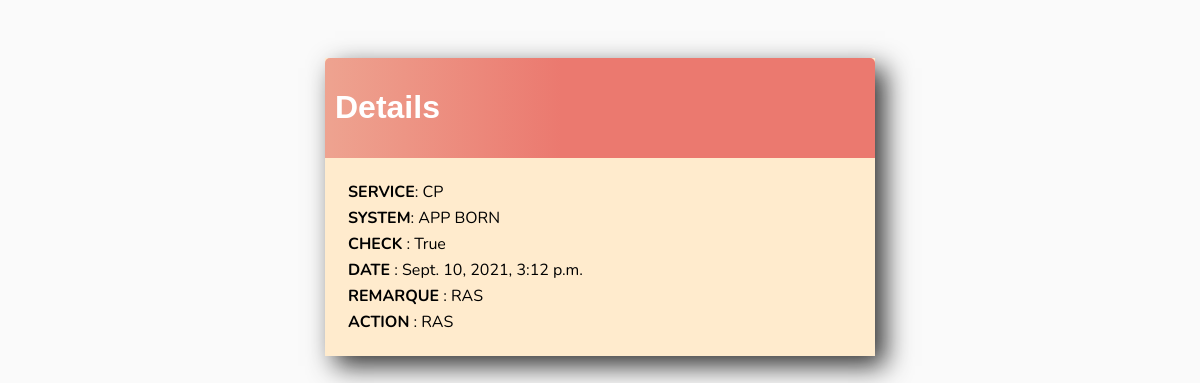
The app's page /task/9/ (signed in), older data.
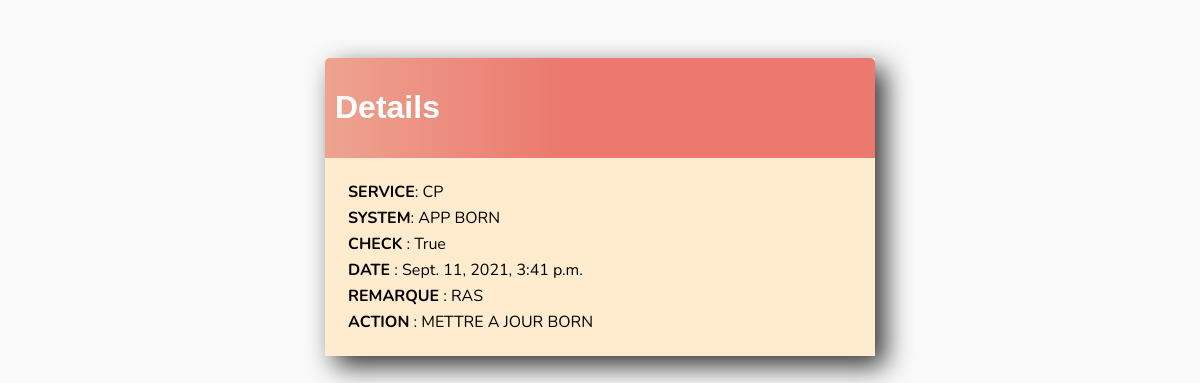
The same page, newer data.
### base/models.py (models this page shows, shortened)
class Task(models.Model):
    user = models.ForeignKey(User,on_delete=models.CASCADE,null=True,blank=True)
    systeme =models.CharField(max_length=50,null=True,blank=True)
    service = models.CharField(max_length=50,null=True,blank=True)
    check = models.BooleanField(default=False)
    create = models.DateTimeField(auto_now=True)
    action = models.TextField(max_length=200,null=True,blank=True)
    remarque = models.TextField(max_length=200,null=True,blank=True)
    class Meta:
        ordering = ['check']

### base/views.py (the view)
# urls.py: path('task/<int:pk>/', TaskDetail.as_view(),name='detail'),
class TaskDetail(LoginRequiredMixin,DetailView):
    model = Task
    context_object_name = 'detail'
    template_name='base/detail.html'  #pour que django prend en compte le nom fichier html

### base/templates/base/detail.html (shortened to what this page needs)
{% extends 'base/main.html' %}
{% block content%}
<div class="header-bar">
    <h1>Details </h1>
</div>
    <div class="card-body">
 <table>
            <tr><td><b>SERVICE</b>: {{detail.service}}</td></tr>
            <tr><td><b>SYSTEM</b>: {{detail.systeme}}</td></tr>
            <tr> <td><b>CHECK</b> : {{detail.check}}</td></tr>
            <tr><td><b>DATE</b> : {{detail.create}}</td></tr>
            <tr><td><b>REMARQUE</b> :  {{detail.remarque}}</td></tr>
            <tr> <td> <b>ACTION</b> : {{detail.action}}</td></tr>
    </table>
    </div>
{% endblock content%}

Row changes from the older to the newer data that the page shows:
changed Task "CP": create "Sept. 10, 2021, 3:12 p.m." → "Sept. 11, 2021, 3:41 p.m."; action "RAS" → "METTRE A JOUR BORN"
